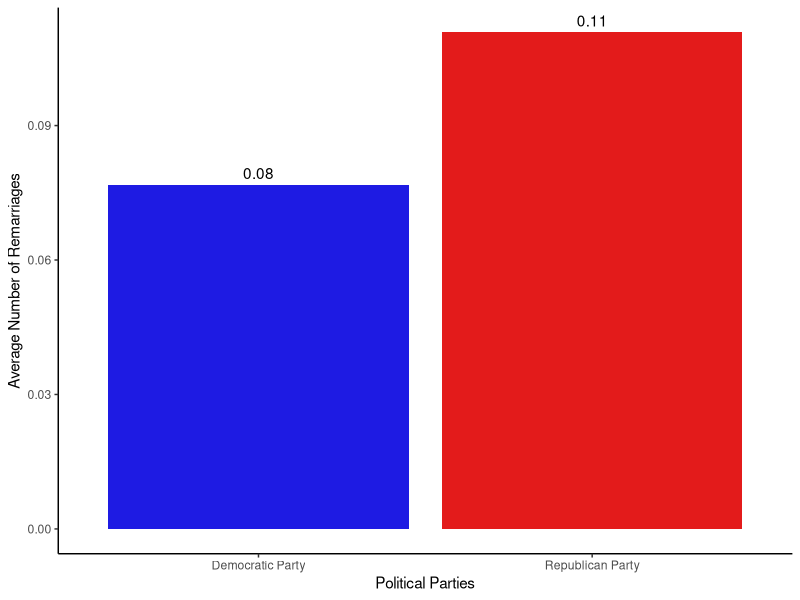
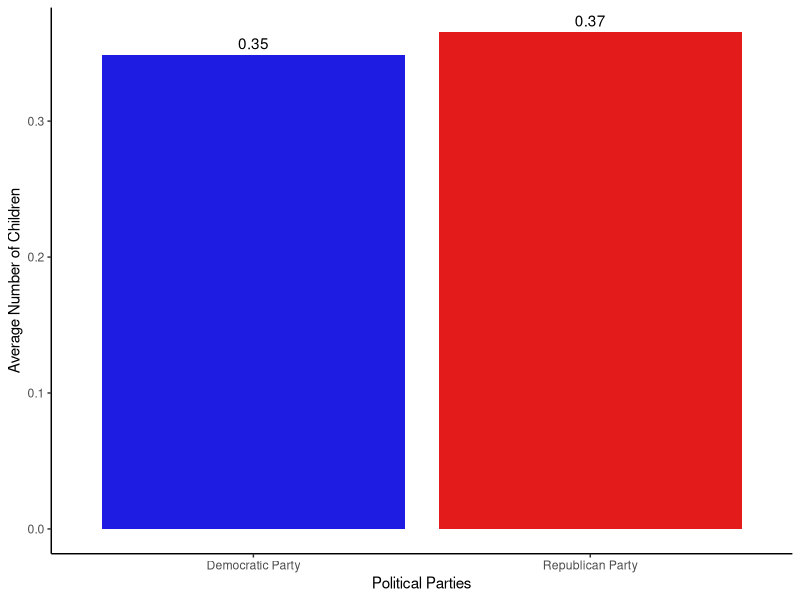
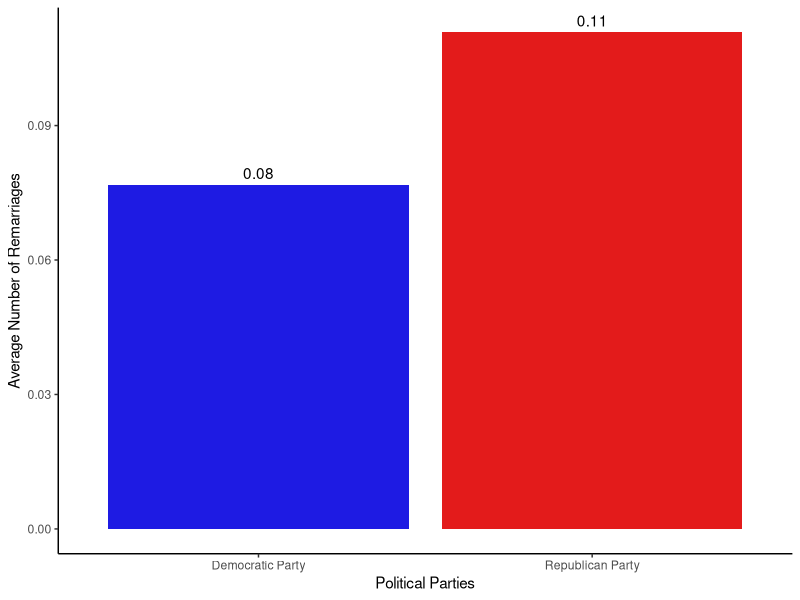
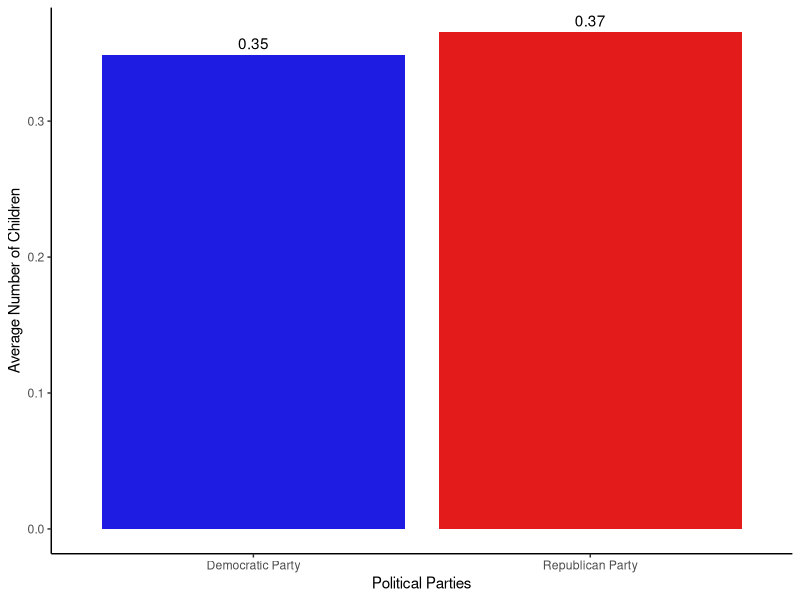

Source code (R) for these figures, in order:
library(tidyverse)
new_dat <- read_csv("new_cleaner_beautiful_data.csv")


## bar plot dem-rep difference
## add the numbers average on top of the bar and make the party names normal 
# (democrat), average number of children instead of number of children and 
# colors per column

#remarriage comparison between dems and reps
summary_spouse_remarriage <- new_dat |>
  group_by(party)|>
  summarise(avg_n_remarriage = mean(remarriage, na.rm = TRUE))

#average children per party
summary_kids_non <- new_dat |>
  group_by(party)|>
  summarise(avg_n_children_non = mean(n_children, na.rm = TRUE))

#remarriage comparison between dems and reps
summary_spouse_remarriage <- new_dat |>
  group_by(party)|>
  summarise(avg_n_remarriage = mean(remarriage, na.rm = TRUE))

#bar graphs for remarriage
dem_rep_bar <-  summary_spouse_remarriage |> 
  ggplot(mapping = aes(x = party, y = avg_n_remarriage, fill = party)) +
  geom_col(position = "dodge") + scale_fill_manual(values=c("#1E1BE3","#E31B1B"))+
  labs(x = "Political Parties",
  y = "Average Number of Remarriages") +
  theme_classic() + scale_x_discrete(labels=c("Democratic Party", "Republican Party")) + 
  theme(axis.text.x = element_text(angle = 0, vjust = 1)) + theme(legend.position="none") + geom_bar(stat="identity") + geom_text(aes(label=round(avg_n_remarriage, 2)), vjust=-0.5)
print(dem_rep_bar)

ggsave('bar_plot_spouse.pdf', plot = dem_rep_bar, width = 14 , height = 14, units = "cm")
#bar graph for kid number
dem_rep_bar_kid <-  summary_kids_non |> 
  ggplot(mapping = aes(x = party, y = avg_n_children_non, fill=party)) +
  geom_col(position = "dodge") + scale_fill_manual(values=c("#1E1BE3","#E31B1B"))+
  labs(x = "Political Parties",
  y = "Average Number of Children") +
  theme_classic() + scale_x_discrete(labels=c("Democratic Party", "Republican Party")) +
  theme(axis.text.x = element_text(angle = 0, vjust = 1)) + theme(legend.position="none") + geom_bar(stat="identity") + geom_text(aes(label=round(avg_n_children_non, 2)), vjust=-0.5)
print(dem_rep_bar_kid)

ggsave('bar_plot_kid.pdf', plot = dem_rep_bar_kid, width = 14 , height = 14, units = "cm")
